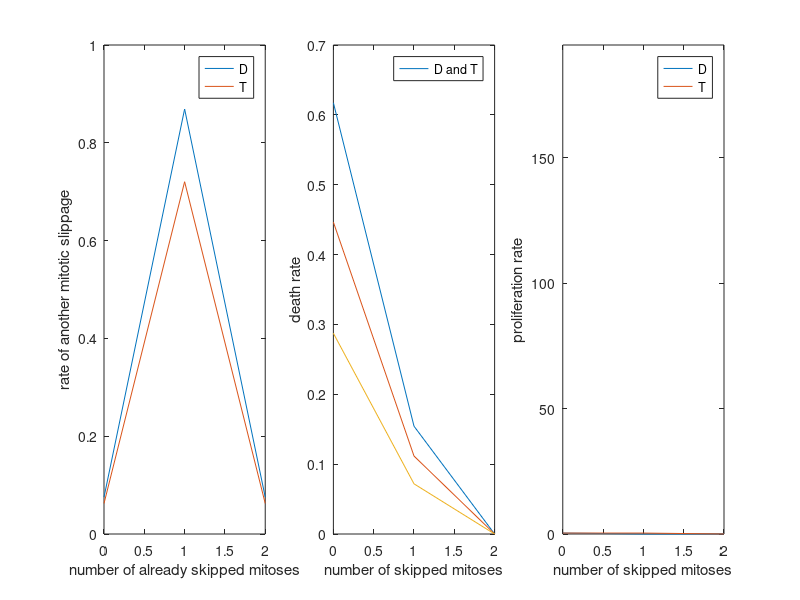

Source code (MATLAB): (Note: this script raises an error after producing the figure.)
% cd('../../../../data/BreastCancerCLs/SUM159/K01_SkippedMitosisClassification_042523/');
addpath ../../../../code/BreastCancerCLs/Incucyte/GemcitabineExposure/
addpath ../../../../code/BreastCancerCLs/Incucyte/GemcitabineExposure/wassersteinFun/
addpath  /Users/4470246/Documents/Matlab-workspace/SelectionForces_GastricCLs/Code/utils
addpath  /Users/4470246/Documents/Matlab-workspace/SelectionForces_GastricCLs/Code/utils/export_fig/
replicates=struct('N2',{'A2','B2','C2','D2'},'N4',{'H2','F2','G2','E2'});

global DOSE
DOSE=250;

% Define the initial conditions
P0 = [1; zeros(2,1)]; % P_0 = 1, all other P_i = 0
tspan = [0 5]; % Time interval

% Define the parameters
u = 150;
v = 65;
w1 = 310;
w2=190;
nu=1.095;
iota = 0;

figure('name',['~/Downloads/Gemcitabine_model_functions'],'Position',[100 100 900 200])
% Test k_p function
subplot(1,3,1)
% k_p= @(i,x,v) repmat(v*x,length(i),1); %% constant
% k_p = @(i,x,v) [(v*x).^(i+1)]; %% decreasing
k_p = @(i,x,v)  (nu-(1-i).^2).*(x/(x+v));
i=0:(length(P0) - 1);
params=[v,v*2];
plot(i, k_p(i,DOSE,params(1)), i,k_p(i,DOSE,params(2)));%,i,k_p(i,DOSE,params(3)))
xlabel('number of already skipped mitoses')
ylabel('rate of another mitotic slippage')
legend({'D','T'})
% legend(strcat('v=',num2str(params')))

% Test a_p function
subplot(1,3,2)
% a_p= @(i,x,w1,w2) (w1.^(1./(i+1).^2)* x./(x+w2));
% a_p= @(i,x,w1,w2) w1*x*(3-i).^2;
a_p= @(i,x,w1,w2) ((1/(length(P0)-1))*(length(P0)-1-i)).^2 .*(x/(x+w1));
i=0:(length(P0) - 1);
params=[w1/2,w1,w1*2];
plot(i, a_p(i,DOSE,params(1),params(1)),'black');%, i,a_p(i,DOSE,params(2)),i,a_p(i,DOSE,params(3)))
plot(i, a_p(i,DOSE,params(1),w2), i,a_p(i,DOSE,params(2),w2),i,a_p(i,DOSE,params(3),w2))
xlabel('number of skipped mitoses')
ylabel('death rate')
legend({'D and T'})
% legend(strcat('w=',num2str(params')))

% Test alpha_p function
subplot(1,3,3)
alpha_p= @(i,u,iota, x)  (1-x./(x+u)) .*(i<=iota);
i=0:(length(P0) - 1);
plot(i, alpha_p(i,u,0,DOSE), i,alpha_p(i,u,1,DOSE));
ylim([0,u*1.3])
xlabel('number of skipped mitoses')
ylabel('proliferation rate')
legend({'D','T'})
% savefigs()

% Solve the ODEs
[t,y] = ode45(@(t,y) skippedMito_ODE(t,y,Inf,v,w1,  iota, nu), tspan, [0; P0]);

% Plot the results
subplot(1,3,3)
plot(t, y)
xlabel('Time')
ylabel('P')
legend('Dead','P_0','P_1','P_2','P_3','P_4','P_5','P_6','P_7','P_8','P_9')
% set(gca, 'YScale', 'log')




%%%%%%%%%%%%%%%%%%%%%%%%%
%%% Fit model to data %%%
%%%%%%%%%%%%%%%%%%%%%%%%%
S=struct();
for k=fliplr(1:4)

    global dmx
    dmx=struct();
    for type={'N2','N4'}
        f=dir(".");
        f(1:2)=[];
        f=struct2cell(f);
        f=f(1,:);
        % use just one Gemcitabine concentration for time being (250) -- column 6!
        f=f(cellfun(@(x) ~isempty(strfind(x,'2')), f)==1);
        if strcmp(type{1},'N4')==1
            dm=readtable([replicates(k).N4,'.txt']); %% 4N
        else
            dm=readtable([replicates(k).N2,'.txt']); %% 2N
        end
        dm=dm(:,2:size(dm,2));
        % normalize to 0 dead cells min: @TODO remove once early timepoints included
        dead=table2array(dm(1,:));
        if strcmp(type{1},'N4')==1
            dead=dead/1.3;
        else
            dead=dead/0.79;
        end
        dm(1,:)=array2table(dead);
        % use only the first 5 days: @TODO remove and model drug decay
        ii=find((1:size(dm,2))*4/24 <3);
        dm=dm(1:(1+length(P0)),ii);
        dmx=setfield(dmx,type{1},table2array(dm));
    end
    % %% Correct image based classification: @TODO -- remove <- should be done by HALO + r
    % dmx.N4(2:3,:)=dmx.N4(1:2,:);
    % dmx.N4(1,:)=0;

    %% @TODO: read in dead cell counts and model dead cell compartment as well <-- continue here


    %% Do the fitting
    A=[];b= [];Aeq=[];beq=[];

    pars = {u,w1,v, nu};
    bounds= cell2mat(cellfun(@(x) [x/1000;x*1500], pars, 'UniformOutput', false));
    lb = bounds(1,:)';
    ub = bounds(2,:)';
    ub(4)=min(2,ub(4));
    lb(4)=max(1,lb(4));

    % opts = optimoptions(@fmincon,'Algorithm','sqp');
    opts = optimoptions(@fmincon);

    problem = createOptimProblem('fmincon','objective',...
        @cost,'x0',cell2mat(pars),'lb',lb,'ub',ub,'options',opts);
    rs = RandomStartPointSet('NumStartPoints',4);
    points = list(rs,problem);
    ms = MultiStart('UseParallel',true);
    %     gs = GlobalSearch(ms);
    [pars_,fval,exitflag,output,solutions]  = run(ms,problem,CustomStartPointSet(points));
    S=setfield(S,replicates(k).N2,pars_([1,3,2,4]));
    % S=setfield(S,replicates(k).N4,pars_([1,3,2]));


    %% plot best fit:
    close all hidden
    figure('name','~/Downloads/Gemcitabine_model','Position',[100 100 1000 400])
    cost(pars_)
end

%% view parameter differences between 2N and 4N
% replicates:
S_=cell2mat(struct2cell(S));
figure('name',['~/Downloads/Gemcitabine_model_params'],'Position',[100 100 600 500])
subplot(2,2,4)
boxplot(S_,{'u','v','w','nu'})
% boxplot(S_(:,2),repmat({'N2','N4'},1,size(S_,1)/2))
% set(gca,'xticklabel',fieldnames(dmx))
set(gca, 'YScale', 'log')
ylabel('value')
subplot(2,2,1)
bar(i,[ alpha_p(i,S.A2(2),0,DOSE);alpha_p(i,S.A2(2),1,DOSE)]','BaseValue',-0.1); %, i,k_p(i,DOSE,S.E2(2)))
ylim([-0.1,1.1])
xlabel('number of skipped mitoses')
ylabel('proliferation rate')
legend({'D','T'})
subplot(2,2,3)
bar(i,k_p(i,DOSE,S.A2(2))); %, i,k_p(i,DOSE,S.E2(2)))
xlabel('already skipped mitoses')
ylabel('rate of another mitotic slippage')
legend({'D & T'})
subplot(2,2,2)
bar(i, a_p(i,DOSE,S.A2(3),S.A2(3)),'BaseValue',-0.01);%, i,a_p(i,DOSE,S.E2(3),S.E2(3)))
xlabel('number of skipped mitoses')
ylabel('probability of death')
legend({'D & T'})
ylim([-0.01,0.12])
% savefigs()
